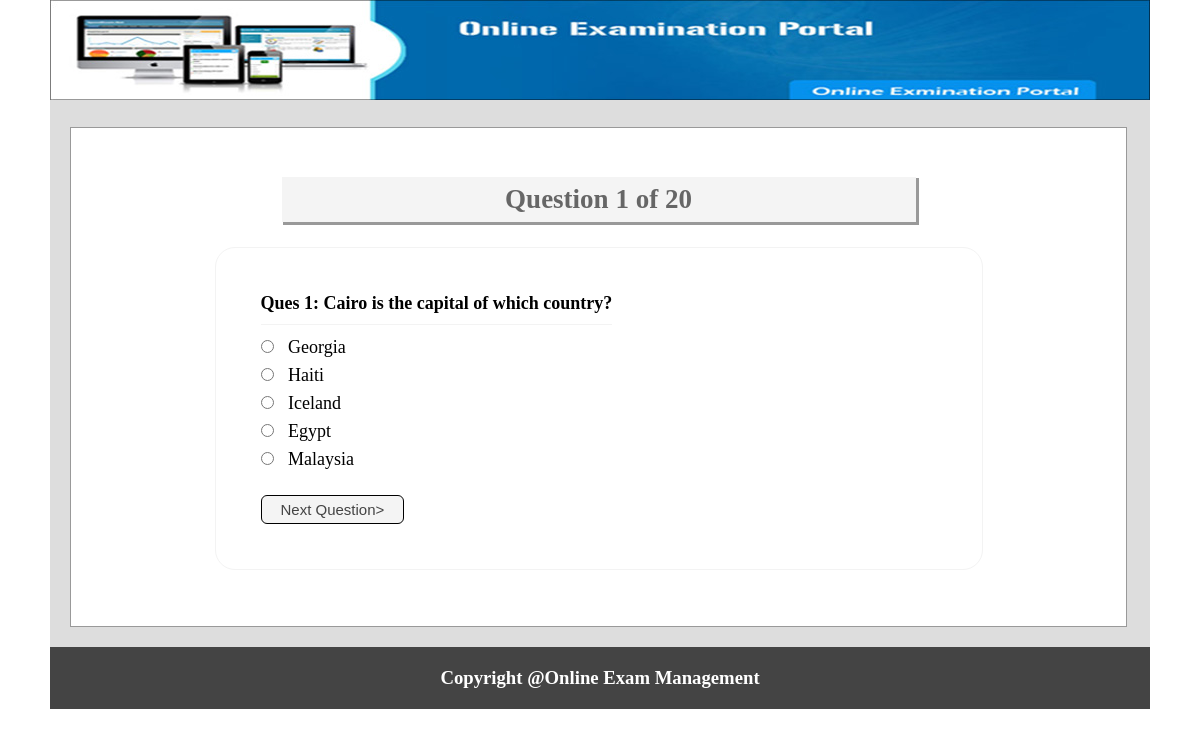
Page /test.php?q=1 on the committed database.
### tables this page shows
CREATE TABLE `tbl_ques` (
  `id` int(11) NOT NULL,
  `quesNo` int(11) NOT NULL,
  `ques` text NOT NULL
);

CREATE TABLE `tbl_ans` (
  `id` int(11) NOT NULL,
  `quesNo` int(11) NOT NULL,
  `rightAns` int(11) NOT NULL DEFAULT 0,
  `ans` text NOT NULL
);

### classes/Exam.php (called while the page is built, shortened)
<?php
$filepath = realpath(dirname(__FILE__));
include_once ($filepath.'/../lib/Database.php');
class Exam{
    private $db;
    public function __construct(){
        $this->db = new Database();
    }
    public function getTotalRows(){
        $query     = "SELECT * FROM tbl_ques";
        $getResult = $this->db->select($query);
        $total     = $getResult->num_rows;
        return $total;
    }
    public function getQuesByNumber($number){
        $query     = "SELECT * FROM tbl_ques WHERE quesNo = '$number'";
        $getDataRow   = $this->db->select($query);
        $result    = $getDataRow->fetch_assoc();
        return $result;
    }
    public function getAnswer($number){
        $query       = "SELECT * FROM tbl_ans WHERE quesNo = '$number'";
        $getData = $this->db->select($query);
        return $getData;
    }
}
?>

### lib/Database.php (called while the page is built, shortened)
<?php
Class Database{
	public $host   = DB_HOST;
	public $user   = DB_USER;
	public $pass   = DB_PASS;
	public $dbname = DB_NAME;
	public $link;
	private function connectDB(){
	$this->link = new mysqli($this->host, $this->user, $this->pass, $this->dbname);
 }
	public function select($query){
		$result = $this->link->query($query) or die($this->link->error.__LINE__);
		if($result->num_rows > 0){
			return $result;
		} else {
			return false;
		}
	}
}

### test.php (the view, shortened to what this page needs)
<?php include 'inc/header.php'; ?>
<?php
if(isset($_GET['q'])){
  $number = (int)$_GET['q'];
}else{
    header("Location:exam.php");
}
$total    = $exm->getTotalRows();
$question = $exm->getQuesByNumber($number);
?>
<div class="main">
<h1>Question <?php echo $question['quesNo']; ?> of <?php echo $total;?> </h1>
	<div class="test">
		<form method="post" action="">
		<table>
			<tr>
				<td colspan="2">
				 <h3 style="font-size: 18px">Ques <?php echo $question['quesNo']; ?>: <?php echo $question['ques'];?> </h3>
				</td>
			</tr>
            <?php
                $answer = $exm->getAnswer($number);
            if($answer){
                while($result = $answer->fetch_assoc()){
            ?>
			<tr>
				<td>
				 <input type="radio" name="ans" value="<?php echo $result['id']; ?>"/>
                    <?php echo $result['ans']; ?>
				</td>
			</tr>
			<?php } } ?>
			<tr style="padding-left: 12px;" class="button_next">
			  <td >
				<input type="submit" name="submit" value="Next Question>"/>
			</td>
			</tr>
		</table>
     </form>
</div>
 </div>
<?php include 'inc/footer.php'; ?>

### css/main.css (style rules this page uses)
* { margin:0;padding:0;outline:none }
body { font-family:verdana }
input[type="submit"] { cursor: pointer; font-size: 15px; padding: 1px 10px; }
.main { background: #fff none repeat scroll 0 0; border: 1px solid #999; margin-top: 7px; min-height: 468px; padding: 15px; width: 1025px; }
.main h1 { background: #f4f4f4 none repeat scroll 0 0; box-shadow: 2px 2px 0 1px #999; color: #666; margin: 34px auto 25px; padding: 7px; text-align: center; width: 620px; }
.test { border: 1px solid #f3f3f3; border-radius: 20px; margin: 0 auto; max-width: 680px; padding: 43px; }
.test input[type="radio"] { margin-bottom: 10px; margin-right: 10px; cursor:pointer; }
.test h3 { border-bottom: 1px solid #f3f3f3; font-size: 16px; margin-bottom: 10px; padding-bottom: 10px; }
.button_next input { background: #f4f4f4 none repeat scroll 0 0; border: 1px solid black; border-radius: 6px; color: #444444; margin-top: 18px; padding: 5px 19px; text-align: center; text-decoration: none; }

### rows in the picture
tbl_ques: quesNo "1", ques "Cairo is the capital of which country?"
tbl_ans: ans "Georgia"
tbl_ans: ans "Haiti"
tbl_ans: ans "Iceland"
tbl_ans: ans "Egypt"
tbl_ans: ans "Malaysia"

### other values in the picture
$total "20"
